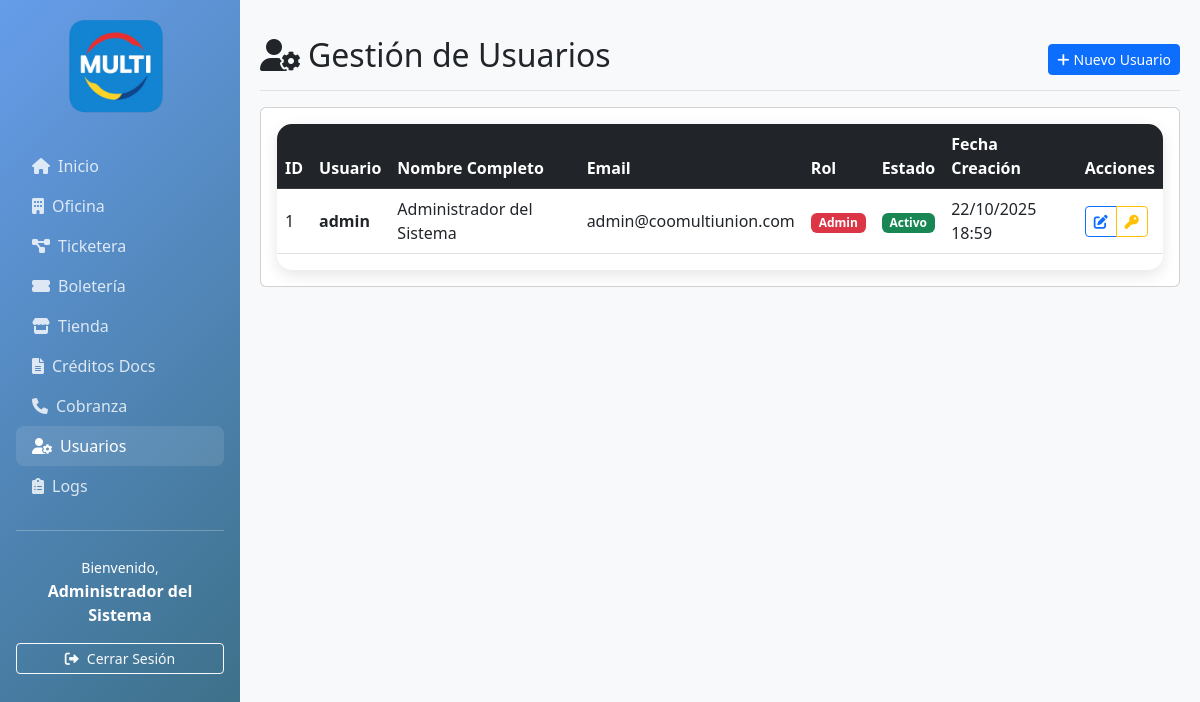
Page /ui/modules/usuarios/pages/usuarios.php (signed in) on the committed database.
### tables this page shows
CREATE TABLE IF NOT EXISTS control_usuarios (
        id INT AUTO_INCREMENT PRIMARY KEY,
        usuario VARCHAR(50) UNIQUE NOT NULL,
        password VARCHAR(255) NOT NULL,
        nombre_completo VARCHAR(100) NOT NULL,
        email VARCHAR(100),
        rol VARCHAR(20) NOT NULL,
        estado_activo BOOLEAN DEFAULT TRUE,
        fecha_creacion TIMESTAMP DEFAULT CURRENT_TIMESTAMP,
        fecha_actualizacion TIMESTAMP NULL DEFAULT NULL
    );

### ui/config/paths.php (called while the page is built, shortened)
<?php
function getBaseUrl() {
    $scriptName = $_SERVER['SCRIPT_NAME'];
    $marker = '/ui/';
    $pos = strpos($scriptName, $marker);
    if ($pos !== false) {
        return substr($scriptName, 0, $pos + strlen($marker));
    }
    return './';
}
?>

### ui/config/database.php (called while the page is built, shortened)
<?php
class Database {
    private static $instance = null;
    private $connection;
    private function __construct() {
        try {
            $this->connection = new PDO(
                "mysql:host=" . DB_HOST . ";dbname=" . DB_NAME . ";charset=utf8mb4",
                DB_USER,
                DB_PASS,
                [
                    PDO::ATTR_ERRMODE => PDO::ERRMODE_EXCEPTION,
                    PDO::ATTR_DEFAULT_FETCH_MODE => PDO::FETCH_ASSOC,
                    PDO::ATTR_EMULATE_PREPARES => false
                ]
            );
        } catch (PDOException $e) {
            die("Error de conexión: " . $e->getMessage());
        }
    }
    public static function getInstance() {
        if (self::$instance === null) {
            self::$instance = new self();
        }
        return self::$instance;
    }
    public function getConnection() {
        return $this->connection;
    }
}
function getConnection() {
    return Database::getInstance()->getConnection();
}
?>

### ui/controllers/AuthController.php (called while the page is built, shortened)
<?php
require_once __DIR__ . '/../models/User.php';
require_once __DIR__ . '/../config/paths.php';
require_once __DIR__ . '/../config/database.php';
class AuthController {
    public function isAuthenticated() {
        return isset($_SESSION['user_id']) &&
               !empty($_SESSION['user_id']) &&
               isset($_SESSION['username']) &&
               isset($_SESSION['nombre_completo']) &&
               isset($_SESSION['user_role']);
    }
    private function enforceIdleTimeout(int $idleSeconds = 3600): void {
        $now = time();
        $last = (int)($_SESSION['last_activity'] ?? $now);
    }
    public function getCurrentUser() {
        if ($this->isAuthenticated()) {
            return [
                'id' => $_SESSION['user_id'],
                'username' => $_SESSION['username'],
                'nombre_completo' => $_SESSION['nombre_completo'],
                'rol' => $_SESSION['user_role'],
                'email' => $_SESSION['user_email'] ?? ''
            ];
        }
        return null;
    }
    private function ensurePermissionsLoaded() {
        $currentRole = $_SESSION["user_role"] ?? '';
        $rolesPath = __DIR__ . '/../../roles.json';
        $currentRolesMtime = is_file($rolesPath) ? @filemtime($rolesPath) : 0;
        $needsReload = false;
        if (!isset($_SESSION['module_perms_loaded']) || !$_SESSION['module_perms_loaded']) {
            $needsReload = true;
        }
        if (($_SESSION['perm_role'] ?? null) !== $currentRole) {
            $needsReload = true;
        }
        if (($currentRolesMtime !== 0) && (($_SESSION['roles_json_mtime'] ?? 0) !== $currentRolesMtime)) {
            $needsReload = true;
        }
        if (!$needsReload) { return; }
        if ($currentRole === 'admin') {
            return;
        }
    }
    public function canAccessModule(string $moduleKey): bool {
        $role = $_SESSION['user_role'] ?? '';
        if ($role === 'admin') return true;
        return false;
    }
}
?>

### ui/models/User.php (called while the page is built, shortened)
<?php
require_once __DIR__ . '/../config/database.php';
class User {
    private $conn;
    public function __construct() {
        $this->conn = getConnection();
    }
    public function getAll() {
        try {
            $stmt = $this->conn->query("
                SELECT id, usuario, nombre_completo, email, rol, estado_activo as estado, fecha_creacion
                FROM control_usuarios
                ORDER BY nombre_completo
            ");
            return $stmt->fetchAll();
        } catch (Exception $e) {
            error_log("Error obteniendo usuarios: " . $e->getMessage());
            return [];
        }
    }
}
?>

### ui/utils/dictionary.php (called while the page is built, shortened)
<?php
require_once __DIR__ . '/../config/paths.php';
class Dictionary {
    private static $data = null;
    private static function load(): void {
        if (self::$data !== null) {
            return;
        }
        $jsonPath = getAbsolutePath('../dictionary.json');
        $raw = file_get_contents($jsonPath);
        $parsed = json_decode($raw, true);
        self::$data = is_array($parsed) ? $parsed : ['tablas' => []];
    }
    public static function label(string $table, string $field, ?string $default = null): string {
        $tablas = self::$data['tablas'] ?? [];
        $tabla = $tablas[$table] ?? null;
        return $default ?? ucwords(str_replace('_', ' ', $field));
    }
}
function dict_label(string $table, string $field, ?string $default = null): string {
    return Dictionary::label($table, $field, $default);
}
?>

### ui/modules/usuarios/pages/usuarios.php (the view, shortened to what this page needs)
<?php
require_once '../../../controllers/AuthController.php';
require_once '../../../models/User.php';
require_once '../../../config/paths.php';
require_once '../../../utils/dictionary.php';
$authController = new AuthController();
$authController->requireModule('usuarios.gestion');
$userModel = new User();
$usuarios = $userModel->getAll();
$currentUser = $authController->getCurrentUser();
$currentPage = 'usuarios';
include '../../../views/layouts/header.php';
?>
<div class="container-fluid">
    <div class="row">
        <?php include '../../../views/layouts/sidebar.php'; ?>
        <main class="col-12 main-content">
            <div class="d-flex justify-content-between flex-wrap flex-md-nowrap align-items-center pt-3 pb-2 mb-3 border-bottom">
                <h1 class="h2">
                    <i class="fas fa-user-cog me-2"></i>Gestión de Usuarios
                </h1>
                <div class="btn-toolbar mb-2 mb-md-0">
                    <button type="button" class="btn btn-sm btn-primary" data-bs-toggle="modal" data-bs-target="#createUserModal">
                        <i class="fas fa-plus me-1"></i>Nuevo Usuario
                    </button>
                </div>
            </div>
            <div class="card">
                <div class="card-body">
                    <div class="table-responsive">
                        <table class="table table-hover">
                            <thead class="table-dark">
                                <tr>
                                    <th>ID</th>
                                    <th><?php echo dict_label('control_usuarios','usuario','Usuario'); ?></th>
                                    <th><?php echo dict_label('control_usuarios','nombre_completo','Nombre Completo'); ?></th>
                                    <th><?php echo dict_label('control_usuarios','email','Email'); ?></th>
                                    <th><?php echo dict_label('control_usuarios','rol','Rol'); ?></th>
                                    <th><?php echo dict_label('control_usuarios','estado_activo','Estado'); ?></th>
                                    <th><?php echo dict_label('control_usuarios','fecha_creacion','Fecha Creación'); ?></th>
                                    <th>Acciones</th>
                                </tr>
                            </thead>
                            <tbody>
                                <?php foreach ($usuarios as $usuario): ?>
                                <tr>
                                    <td><?php echo htmlspecialchars($usuario['id']); ?></td>
                                    <td><strong><?php echo htmlspecialchars($usuario['usuario']); ?></strong></td>
                                    <td><?php echo htmlspecialchars($usuario['nombre_completo']); ?></td>
                                    <td><?php echo htmlspecialchars($usuario['email'] ?? ''); ?></td>
                                    <td>
                                        <span class="badge <?php echo $usuario['rol'] === 'admin' ? 'bg-danger' : 'bg-primary'; ?>">
                                            <?php echo ucfirst(htmlspecialchars($usuario['rol'])); ?>
                                        </span>
                                    </td>
                                    <td>
                                        <span class="badge <?php echo $usuario['estado'] ? 'bg-success' : 'bg-secondary'; ?>">
                                            <?php echo $usuario['estado'] ? 'Activo' : 'Inactivo'; ?>
                                        </span>
                                    </td>
                                    <td><?php echo date('d/m/Y H:i', strtotime($usuario['fecha_creacion'])); ?></td>
                                    <td>
                                        <div class="btn-group" role="group">
                                            <button type="button" class="btn btn-sm btn-outline-primary" data-bs-toggle="modal" data-bs-target="#editUserModal<?php echo $usuario['id']; ?>">
                                                <i class="fas fa-edit"></i>
                                            </button>
                                            <button type="button" class="btn btn-sm btn-outline-warning" data-bs-toggle="modal" data-bs-target="#changePasswordModal<?php echo $usuario['id']; ?>">
                                                <i class="fas fa-key"></i>
                                            </button>
                                        </div>
                                    </td>
                                </tr>
                                <?php endforeach; ?>
                            </tbody>
                        </table>
                    </div>
                </div>
            </div>
        </main>
    </div>
</div>
<?php include '../../../views/layouts/footer.php'; ?>

### ui/views/layouts/sidebar.php (shortened to what this page needs)
<div class="sidebar p-3">
    <div class="text-center mb-4">
        <a href="<?php echo getBaseUrl(); ?>pages/dashboard.php" class="d-inline-flex align-items-center text-decoration-none text-white">
            <img src="<?php echo getBaseUrl(); ?>assets/img/logo.png" alt="Multi" height="100" class="me-2">
        </a>
    </div>
    <nav class="nav flex-column">
        <a class="nav-link <?php echo $currentPage === 'dashboard' ? 'active' : ''; ?>" href="<?php echo getBaseUrl(); ?>pages/dashboard.php">
            <i class="fas fa-home me-2"></i>Inicio
        </a>
        <?php
        if (!function_exists('canAccess')) {
            require_once dirname(__DIR__, 2) . '/controllers/AuthController.php';
            $___authTmp = new AuthController();
            function canAccess($moduleKey) {
                global $___authTmp;
                return $___authTmp->canAccessModule($moduleKey);
            }
        }
        ?>
        <?php if (!empty($currentUser)): ?>
        <?php $isOficinaOpen = in_array(($currentPage ?? ''), ['oficina','productos','clausulas','asociados','pagos_pse','pagos_cash_qr','transacciones','trx_list','cargas','descargas','informaciones','oficina_comisiones','tasas_interes','tasas_productos']); ?>
        <a class="nav-link d-flex align-items-center justify-content-between" data-bs-toggle="collapse" href="#menuOficina" role="button" aria-expanded="<?php echo $isOficinaOpen ? 'true' : 'false'; ?>" aria-controls="menuOficina">
            <span><i class="fas fa-building me-2"></i>Oficina</span>
        </a>
        <?php $isTicketOpen = in_array(($currentPage ?? ''), ['ticketera_resumen','ticketera_tickets','ticketera_categorias']); ?>
        <?php if (canAccess('ticketera')): ?>
        <a class="nav-link d-flex align-items-center justify-content-between" data-bs-toggle="collapse" href="#menuTicketera" role="button" aria-expanded="<?php echo $isTicketOpen ? 'true' : 'false'; ?>" aria-controls="menuTicketera">
            <span><i class="fas fa-project-diagram me-2"></i>Ticketera</span>
        </a>
        <?php endif; ?>
        <?php $isBoleteriaOpen = in_array(($currentPage ?? ''), ['boleteria','boleteria_categorias','boleteria_boletas']); ?>
        <?php $canBole = canAccess('boleteria') || canAccess('boleteria.resumen') || canAccess('boleteria.categorias') || canAccess('boleteria.boletas'); ?>
        <?php if ($canBole): ?>
        <a class="nav-link d-flex align-items-center justify-content-between" data-bs-toggle="collapse" href="#menuBoleteria" role="button" aria-expanded="<?php echo $isBoleteriaOpen ? 'true' : 'false'; ?>" aria-controls="menuBoleteria">
            <span><i class="fas fa-ticket-alt me-2"></i>Boletería</span>
        </a>
        <?php endif; ?>
        <?php $isTiendaOpen = in_array(($currentPage ?? ''), ['tienda','tienda_catalogo','tienda_facturacion','tienda_inventario','tienda_compras','tienda_ventas','tienda_clientes','tienda_reversiones']); ?>
        <?php $canTienda = canAccess('tienda') || canAccess('tienda.resumen') || canAccess('tienda.catalogo') || canAccess('tienda.compras') || canAccess('tienda.inventario') || canAccess('tienda.clientes') || canAccess('tienda.ventas') || canAccess('tienda.facturacion') || canAccess('tienda.reversiones'); ?>
        <?php if ($canTienda): ?>
        <a class="nav-link d-flex align-items-center justify-content-between" data-bs-toggle="collapse" href="#menuTienda" role="button" aria-expanded="<?php echo $isTiendaOpen ? 'true' : 'false'; ?>" aria-controls="menuTienda">
            <span><i class="fas fa-store me-2"></i>Tienda</span>
        </a>
        <?php endif; ?>
        <?php $isCredDocsOpen = in_array(($currentPage ?? ''), ['creditos_docs_crear','creditos_docs_listar','creditos_docs_gestionar']); ?>
        <?php $canCredDocs = canAccess('creditos_docs') || canAccess('creditos_docs.crear') || canAccess('creditos_docs.listar') || canAccess('creditos_docs.gestionar'); ?>
        <?php if ($canCredDocs): ?>
        <a class="nav-link d-flex align-items-center justify-content-between" data-bs-toggle="collapse" href="#menuCredDocs" role="button" aria-expanded="<?php echo $isCredDocsOpen ? 'true' : 'false'; ?>" aria-controls="menuCredDocs">
            <span><i class="fas fa-file-alt me-2"></i>Créditos Docs</span>
        </a>
        <?php endif; ?>
        <?php $isCobranzaOpen = in_array(($currentPage ?? ''), ['cobranza','cobranza_comunicaciones','cobranza_comunicaciones_aportes']); ?>
        <?php $canCobr = canAccess('cobranza') || canAccess('cobranza.resumen') || canAccess('cobranza.comunicaciones'); ?>
        <?php if ($canCobr): ?>
        <a class="nav-link d-flex align-items-center justify-content-between" data-bs-toggle="collapse" href="#menuCobranza" role="button" aria-expanded="<?php echo $isCobranzaOpen ? 'true' : 'false'; ?>" aria-controls="menuCobranza">
            <span><i class="fas fa-phone me-2"></i>Cobranza</span>
        </a>
        <?php endif; ?>
        <?php if (canAccess('usuarios.gestion')): ?>
        <a class="nav-link <?php echo $currentPage === 'usuarios' ? 'active' : ''; ?>" href="<?php echo getBaseUrl(); ?>modules/usuarios/pages/usuarios.php">
            <i class="fas fa-user-cog me-2"></i>Usuarios
        </a>
        <?php endif; ?>
        <?php if (canAccess('logs.gestion')): ?>
        <a class="nav-link <?php echo $currentPage === 'logs' ? 'active' : ''; ?>" href="<?php echo getBaseUrl(); ?>modules/logs/pages/logs.php">
            <i class="fas fa-clipboard-list me-2"></i>Logs
        </a>
        <?php endif; ?>
        <?php endif; ?>
    </nav>
    <hr class="my-4">
    <div class="text-center">
        <small>Bienvenido,</small><br>
        <strong><?php echo htmlspecialchars($currentUser['nombre_completo'] ?? 'Usuario'); ?></strong>
    </div>
    <div class="mt-3">
        <a href="<?php echo getBaseUrl(); ?>logout.php" class="btn btn-outline-light btn-sm w-100">
            <i class="fas fa-sign-out-alt me-2"></i>Cerrar Sesión
        </a>
    </div>
</div>

### rows in the picture
control_usuarios: nombre_completo "Administrador del Sistema", id "1", usuario "admin", email "admin@coomultiunion.com", rol "Admin", estado_activo "Activo", fecha_creacion "22/10/2025 18:59"

### other values in the picture
dict_label('control_usuarios','usuario','Usuario') "Usuario"
dict_label('control_usuarios','nombre_completo','Nombre Completo') "Nombre Completo"
dict_label('control_usuarios','email','Email') "Email"
dict_label('control_usuarios','rol','Rol') "Rol"
dict_label('control_usuarios','estado_activo','Estado') "Estado"
dict_label('control_usuarios','fecha_creacion','Fecha Creación') "Fecha Creación"
